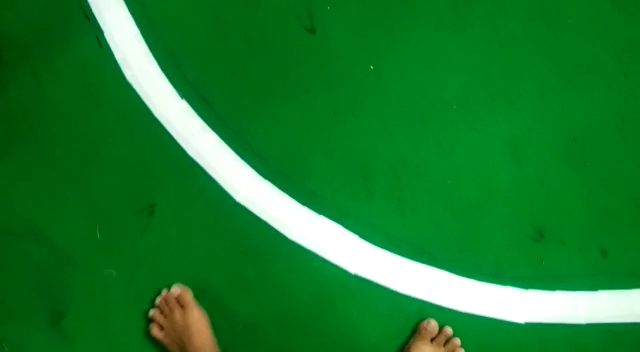
//> input picture frame 35 of bolabola.mp4, 640 x 352 px
$ ./trackingBola   (built with g++ and OpenCV 4)
//> lines starting //> are read from the running program, lines starting //| are printed output that depends on the picture; after the words box and inside, x2 and y2 are one past the last pixel; in counts of white or black regions, pixels touching at a corner belong together
#include <bits/stdc++.h>
#include <opencv2/opencv.hpp>

using namespace std;
using namespace cv;

int main(int argc, char** argv){
    VideoCapture vid("bolabola.mp4");

    Mat gambar, gambar_kecil, gambar_hsv, aturThreshold;

    int min_H = 0;
    int max_H = 179;
    int min_S = 0;
    int max_S = 255;
    int min_V = 0;
    int max_V = 255;

    namedWindow("threshold", WINDOW_AUTOSIZE);

    createTrackbar("min_H", "threshold", &min_H, 179);
//> slider 'min_H' is set to 35
    createTrackbar("max_H", "threshold", &max_H, 179);
    createTrackbar("min_S", "threshold", &min_S, 255);
//> slider 'min_S' is set to 51
    createTrackbar("max_S", "threshold", &max_S, 255);
    createTrackbar("min_V", "threshold", &min_V, 255);
//> slider 'min_V' is set to 51
    createTrackbar("max_V", "threshold", &max_V, 255);

    while (true) {
        vid.read(gambar);
//> gambar is the input picture: 352 rows x 640 cols, CV_8UC3; mean B, G, R 46, 125.3, 26.6

        resize(gambar, gambar_kecil, Size(), 0.5, 0.5);
        cvtColor(gambar_kecil, gambar_hsv, COLOR_BGR2HSV);
//> gambar_hsv: 176 rows x 320 cols, CV_8UC3; mean H, S, V 63.3, 228.5, 126.1

        inRange(gambar_hsv, Scalar(min_H,min_S,min_V), Scalar(max_H,max_S,max_V), aturThreshold);
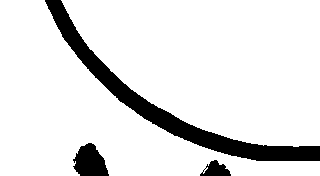
//> aturThreshold: 176 rows x 320 cols, CV_8UC1; 88.9% white; 3 black regions

        vector<vector<Point>>counturs;
        findContours(aturThreshold, counturs, RETR_TREE, CHAIN_APPROX_NONE);
//> counturs = 5 contours, 3 with area under 20; largest, box (x1, y1, x2, y2) and area: (61, 0, 320, 147) 27950, (0, 0, 320, 176) 21291

        for (int i = 0; i < counturs.size(); i++)
        {
            vector<Point>counturs_new;
            Point2f center;
            float radius;
            counturs_new = counturs[i];
            minEnclosingCircle(counturs_new, center, radius);
            if (radius> 20 && radius < 78){
                circle(gambar_kecil , center, radius, Scalar(255, 0, 0), 3 );
                printf("x: %2f y: %2f radius: %2f\n", center.x, center.y, radius);
            }
        }
//> this loop made 5 passes
//> (center, radius) on passes 1 to 5: (Point(190, 72.5), 148), (Point(159.5, 87.5), 181.9), (Point(203, 170.5), 1.5), (Point(204, 169), 1), (Point(205, 168), 1)

        imshow("video", gambar_kecil);
        imshow("ngatur threshold", aturThreshold);

        if ((char)27 == (char) waitKey(300))
//> the Esc key is pressed
        break;


    }
    return 0;

}

$ run again, starting later in the video
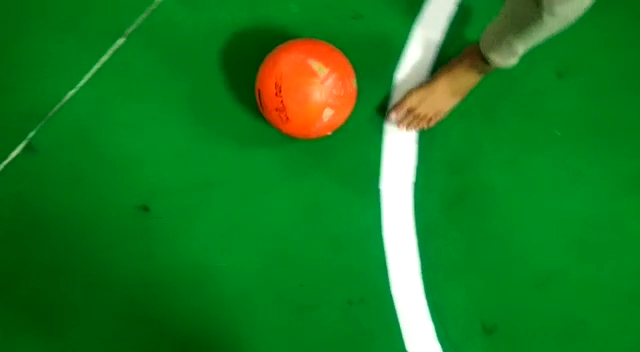
//> input picture frame 157 of bolabola.mp4, 640 x 352 px
//> gambar is the input picture: 352 rows x 640 cols, CV_8UC3; mean B, G, R 33.6, 123.3, 24.8
//> gambar_hsv: 176 rows x 320 cols, CV_8UC3; mean H, S, V 60.3, 237.1, 129
//> `inRange(gambar_hsv, Scalar(min_H,min_S,min_V), Scalar(max_H,max_S,max_..`:
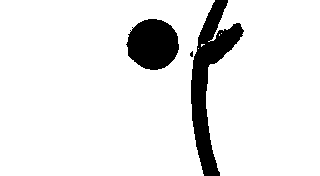
//> aturThreshold: 176 rows x 320 cols, CV_8UC1; 90.3% white; 3 black regions (1 under 20 px)
//> counturs = 10 contours, 6 with area under 20; largest, box (x1, y1, x2, y2) and area: (0, 0, 215, 176) 34346, (206, 0, 320, 176) 17890, (125, 18, 180, 71) 2140, (189, 50, 194, 58) 20
//> the loop `for (int i = 0; i < counturs.size(); i++)` made 10 passes
//> (center, radius) on passes 2, 5, 6, 7, 10: (Point(202.5, 45), 1.8), (Point(269.5, 87.5), 100.5), (Point(107, 87.5), 138.2), (Point(191.5, 53.5), 3.54), (Point(152.1, 44.24), 27.31)
//> (printed output is left out)
//> after the loop `for (int i = 0; i < counturs.size(); i++)`:
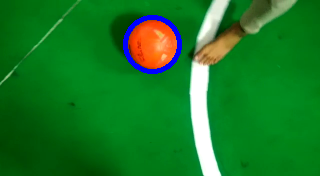
//> gambar_kecil: 176 rows x 320 cols, CV_8UC3; mean B, G, R 37.4, 122, 24.2

$ run again, starting later in the video
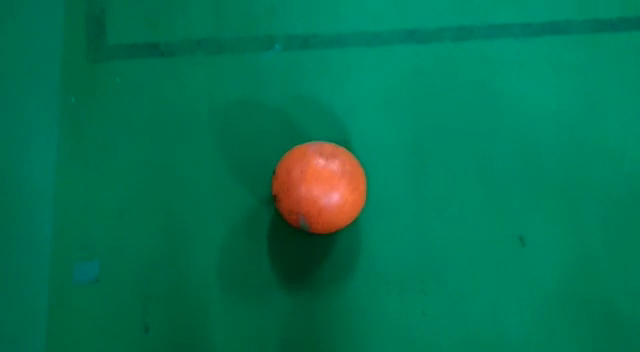
//> input picture frame 280 of bolabola.mp4, 640 x 352 px
//> gambar is the input picture: 352 rows x 640 cols, CV_8UC3; mean B, G, R 81.8, 114.6, 6
//> gambar_hsv: 176 rows x 320 cols, CV_8UC3; mean H, S, V 79, 252.5, 117.8
//> `inRange(gambar_hsv, Scalar(min_H,min_S,min_V), Scalar(max_H,max_S,max_..`:
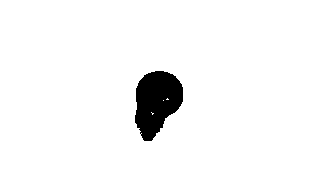
//> aturThreshold: 176 rows x 320 cols, CV_8UC1; 95.8% white; 1 black region
//> counturs = 5 contours, 3 with area under 20; largest, box (x1, y1, x2, y2) and area: (0, 0, 320, 176) 55825, (134, 70, 184, 142) 2446
//> the loop `for (int i = 0; i < counturs.size(); i++)` made 5 passes
//> (center, radius) on passes 1 to 3: (Point(159.5, 87.5), 181.9), (Point(155.9, 106.1), 36.84), (Point(151.8, 112.8), 1.18)
//> (printed output is left out)
//> after the loop `for (int i = 0; i < counturs.size(); i++)`:
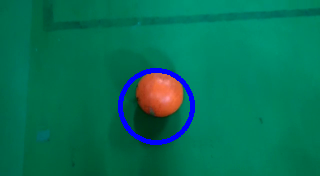
//> gambar_kecil: 176 rows x 320 cols, CV_8UC3; mean B, G, R 85.6, 112.6, 5.8
